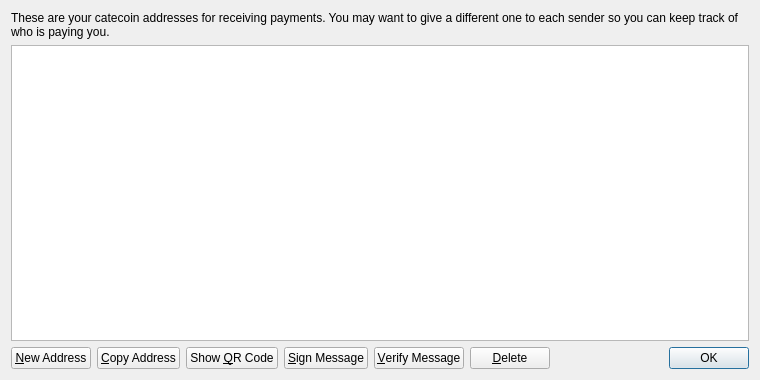
<?xml version="1.0" encoding="UTF-8"?>
<ui version="4.0">
 <class>AddressBookPage</class>
 <widget class="QWidget" name="AddressBookPage">
  <property name="geometry">
   <rect>
    <x>0</x>
    <y>0</y>
    <width>760</width>
    <height>380</height>
   </rect>
  </property>
  <property name="windowTitle">
   <string>Address Book</string>
  </property>
  <layout class="QVBoxLayout" name="verticalLayout">
   <item>
    <widget class="QLabel" name="labelExplanation">
     <property name="text">
      <string>These are your catecoin addresses for receiving payments. You may want to give a different one to each sender so you can keep track of who is paying you.</string>
     </property>
     <property name="textFormat">
      <enum>Qt::PlainText</enum>
     </property>
     <property name="wordWrap">
      <bool>true</bool>
     </property>
    </widget>
   </item>
   <item>
    <widget class="QTableView" name="tableView">
     <property name="contextMenuPolicy">
      <enum>Qt::CustomContextMenu</enum>
     </property>
     <property name="toolTip">
      <string>Double-click to edit address or label</string>
     </property>
     <property name="tabKeyNavigation">
      <bool>false</bool>
     </property>
     <property name="alternatingRowColors">
      <bool>true</bool>
     </property>
     <property name="selectionMode">
      <enum>QAbstractItemView::SingleSelection</enum>
     </property>
     <property name="selectionBehavior">
      <enum>QAbstractItemView::SelectRows</enum>
     </property>
     <property name="sortingEnabled">
      <bool>true</bool>
     </property>
     <attribute name="verticalHeaderVisible">
      <bool>false</bool>
     </attribute>
    </widget>
   </item>
   <item>
    <layout class="QHBoxLayout" name="horizontalLayout">
     <item>
      <widget class="QPushButton" name="newAddressButton">
       <property name="toolTip">
        <string>Create a new address</string>
       </property>
       <property name="text">
        <string>&amp;New Address</string>
       </property>
       <property name="icon">
        <iconset resource="../bitcoin.qrc">
         <normaloff>:/icons/add</normaloff>:/icons/add</iconset>
       </property>
      </widget>
     </item>
     <item>
      <widget class="QPushButton" name="copyToClipboard">
       <property name="toolTip">
        <string>Copy the currently selected address to the system clipboard</string>
       </property>
       <property name="text">
        <string>&amp;Copy Address</string>
       </property>
       <property name="icon">
        <iconset resource="../bitcoin.qrc">
         <normaloff>:/icons/editcopy</normaloff>:/icons/editcopy</iconset>
       </property>
      </widget>
     </item>
     <item>
      <widget class="QPushButton" name="showQRCode">
       <property name="text">
        <string>Show &amp;QR Code</string>
       </property>
       <property name="icon">
        <iconset resource="../bitcoin.qrc">
         <normaloff>:/icons/qrcode</normaloff>:/icons/qrcode</iconset>
       </property>
      </widget>
     </item>
     <item>
      <widget class="QPushButton" name="signMessage">
       <property name="toolTip">
        <string>Sign a message to prove you own a Bitcoin address</string>
       </property>
       <property name="text">
        <string>&amp;Sign Message</string>
       </property>
       <property name="icon">
        <iconset resource="../bitcoin.qrc">
         <normaloff>:/icons/edit</normaloff>:/icons/edit</iconset>
       </property>
      </widget>
     </item>
     <item>
      <widget class="QPushButton" name="verifyMessage">
       <property name="toolTip">
        <string>Verify a message to ensure it was signed with a specified Bitcoin address</string>
       </property>
       <property name="text">
        <string>&amp;Verify Message</string>
       </property>
       <property name="icon">
        <iconset resource="../bitcoin.qrc">
         <normaloff>:/icons/transaction_0</normaloff>:/icons/transaction_0</iconset>
       </property>
      </widget>
     </item>
     <item>
      <widget class="QPushButton" name="deleteButton">
       <property name="toolTip">
        <string>Delete the currently selected address from the list. Only sending addresses can be deleted.</string>
       </property>
       <property name="text">
        <string>&amp;Delete</string>
       </property>
       <property name="icon">
        <iconset resource="../bitcoin.qrc">
         <normaloff>:/icons/remove</normaloff>:/icons/remove</iconset>
       </property>
      </widget>
     </item>
     <item>
      <spacer name="horizontalSpacer">
       <property name="orientation">
        <enum>Qt::Horizontal</enum>
       </property>
       <property name="sizeHint" stdset="0">
        <size>
         <width>40</width>
         <height>20</height>
        </size>
       </property>
      </spacer>
     </item>
     <item>
      <widget class="QDialogButtonBox" name="buttonBox">
       <property name="sizePolicy">
        <sizepolicy hsizetype="Maximum" vsizetype="Fixed">
         <horstretch>0</horstretch>
         <verstretch>0</verstretch>
        </sizepolicy>
       </property>
       <property name="standardButtons">
        <set>QDialogButtonBox::Ok</set>
       </property>
      </widget>
     </item>
    </layout>
   </item>
  </layout>
 </widget>
 <resources>
  <include location="../bitcoin.qrc"/>
 </resources>
 <connections/>
</ui>
